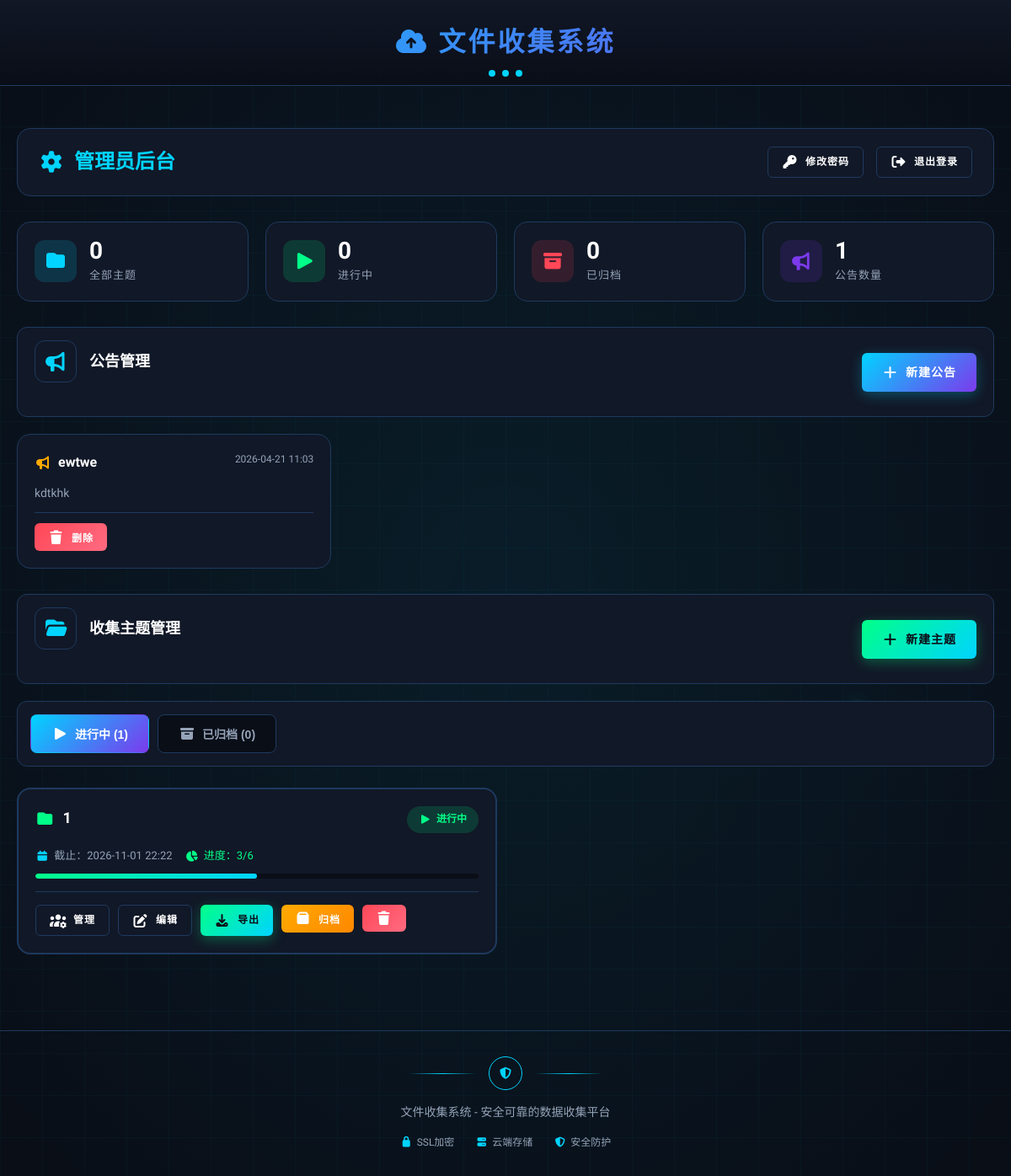
Page /admin (signed in) on the earlier database version.
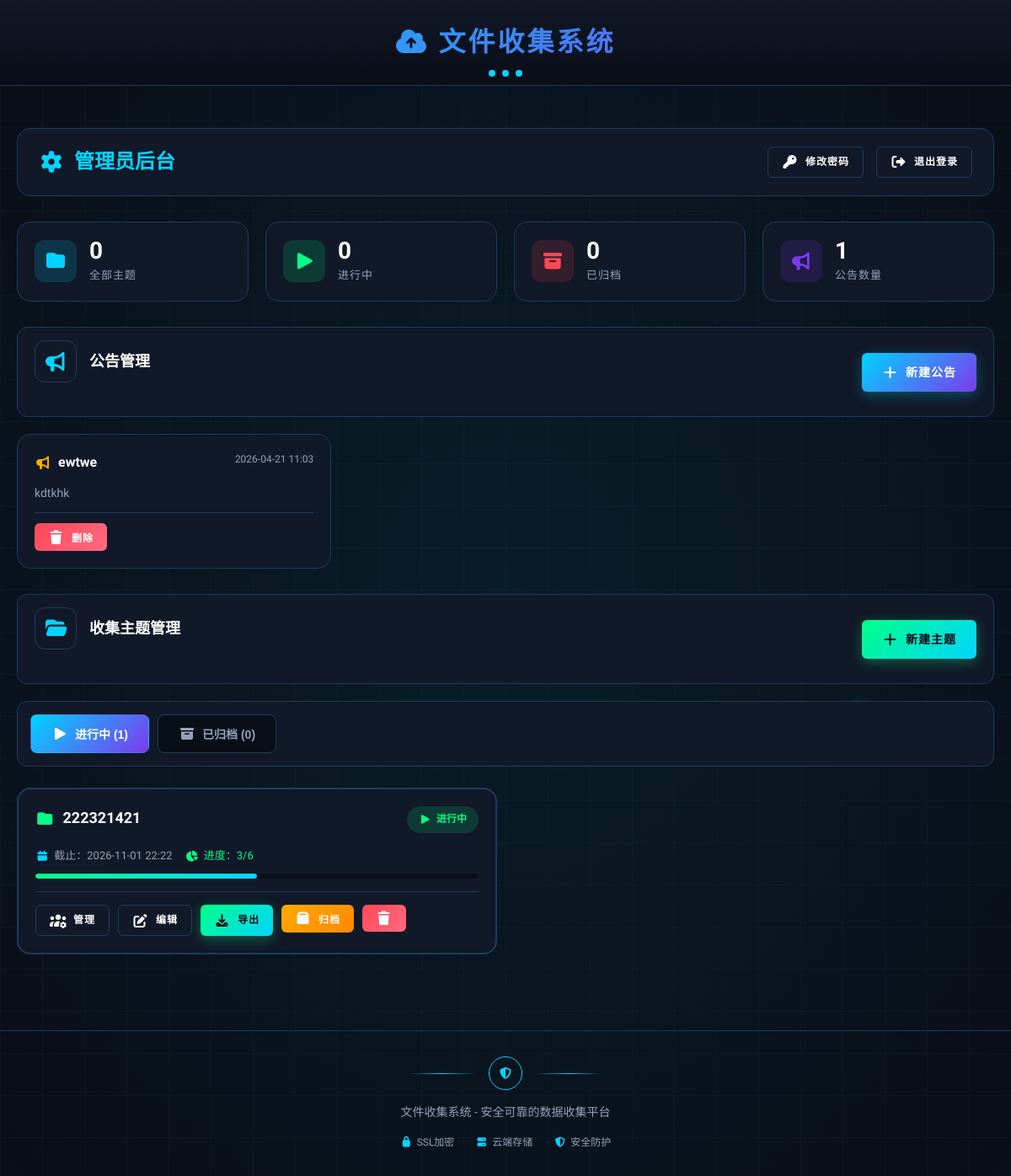
Same page on the later database version.
### models.py (models this page shows)
class CollectionTheme(db.Model):
    id = db.Column(db.Integer, primary_key=True)
    title = db.Column(db.String(200), nullable=False)
    description = db.Column(db.Text)
    announcement = db.Column(db.Text)
    deadline = db.Column(db.DateTime, nullable=False)
    created_at = db.Column(db.DateTime, default=datetime.utcnow)
    is_active = db.Column(db.Boolean, default=True)
    collector_name = db.Column(db.String(100))
    collection_objects = db.relationship('CollectionObject', backref='theme', lazy=True, cascade='all, delete-orphan')
    attachments = db.relationship('ThemeAttachment', backref='theme', lazy=True, cascade='all, delete-orphan')

### routes.py (the view)
    @app.route('/admin')
    @login_required
    def admin_dashboard():
        active_themes = CollectionTheme.query.filter_by(is_active=True).order_by(CollectionTheme.created_at.desc()).all()
        archived_themes = CollectionTheme.query.filter_by(is_active=False).order_by(CollectionTheme.created_at.desc()).all()
        announcements = Announcement.query.order_by(Announcement.created_at.desc()).all()
        return render_template('admin_dashboard.html', active_themes=active_themes, archived_themes=archived_themes, announcements=announcements)

### models.py (called while the page is built)
@login_manager.user_loader
def load_user(user_id):
    return Admin.query.get(int(user_id))

### app/templates/admin_dashboard.html (shortened to what the changed rows need)
{% extends "base.html" %}
{% block content %}
<div class="container admin-container">
    <div class="admin-header">
        <div class="admin-header-title">
            <h2><i class="fas fa-cog"></i> 管理员后台</h2>
        </div>
    </div>
    <div id="tab-active" class="tab-content">
        {% if active_themes %}
        <div class="theme-admin-cards">
            {% for theme in active_themes %}
            <div class="theme-admin-card">
                <div class="theme-admin-header">
                    <div class="theme-admin-info">
                        <h4><i class="fas fa-folder"></i> {{ theme.title }}</h4>
                    </div>
                    <span class="status-badge active">
                        <i class="fas fa-play"></i> 进行中
                    </span>
                </div>
                <div class="theme-admin-meta">
                    <span><i class="fas fa-calendar"></i> 截止：{{ theme.deadline.strftime('%Y-%m-%d %H:%M') }}</span>
                    {% set completed_count = theme.collection_objects|selectattr('is_completed')|list|length %}
                    {% set total_count = theme.collection_objects|length %}
                    <span class="theme-progress">
                        <i class="fas fa-chart-pie"></i> 进度：{{ completed_count }}/{{ total_count }}
                    </span>
                </div>
                <div class="theme-admin-progress-bar">
                    <div class="progress-fill" style="width: {% if total_count > 0 %}{{ (completed_count / total_count * 100)|int }}{% else %}0{% endif %}%;"></div>
                </div>
                <div class="theme-admin-actions">
                    <a href="{{ url_for('manage_theme_objects', theme_id=theme.id) }}" class="btn btn-secondary btn-small">
                        <i class="fas fa-users-cog"></i> 管理
                    </a>
                    <a href="{{ url_for('edit_theme', theme_id=theme.id) }}" class="btn btn-secondary btn-small">
                        <i class="fas fa-edit"></i> 编辑
                    </a>
                    <a href="{{ url_for('export_theme_attachments', theme_id=theme.id) }}" class="btn btn-success btn-small">
                        <i class="fas fa-download"></i> 导出
                    </a>
                    <form method="POST" action="{{ url_for('archive_theme', theme_id=theme.id) }}" class="inline-form">
                        <button type="submit" class="btn btn-warning btn-small" onclick="return confirm('确定归档此主题？归档后将不在首页显示。')">
                            <i class="fas fa-box"></i> 归档
                        </button>
                    </form>
                    <form method="POST" action="{{ url_for('delete_theme', theme_id=theme.id) }}" class="inline-form">
                        <button type="submit" class="btn btn-danger btn-small" onclick="return confirm('确定删除此主题？')">
                            <i class="fas fa-trash"></i>
                        </button>
                    </form>
                </div>
            </div>
            {% endfor %}
        </div>
        {% else %}
        <div class="empty-state-card">
            <div class="empty-icon"><i class="fas fa-folder-open"></i></div>
            <p>暂无进行中的主题</p>
        </div>
        {% endif %}
    </div>
{% endblock %}

Differences in the rows shown:
changed CollectionTheme: title "1" → "222321421"
